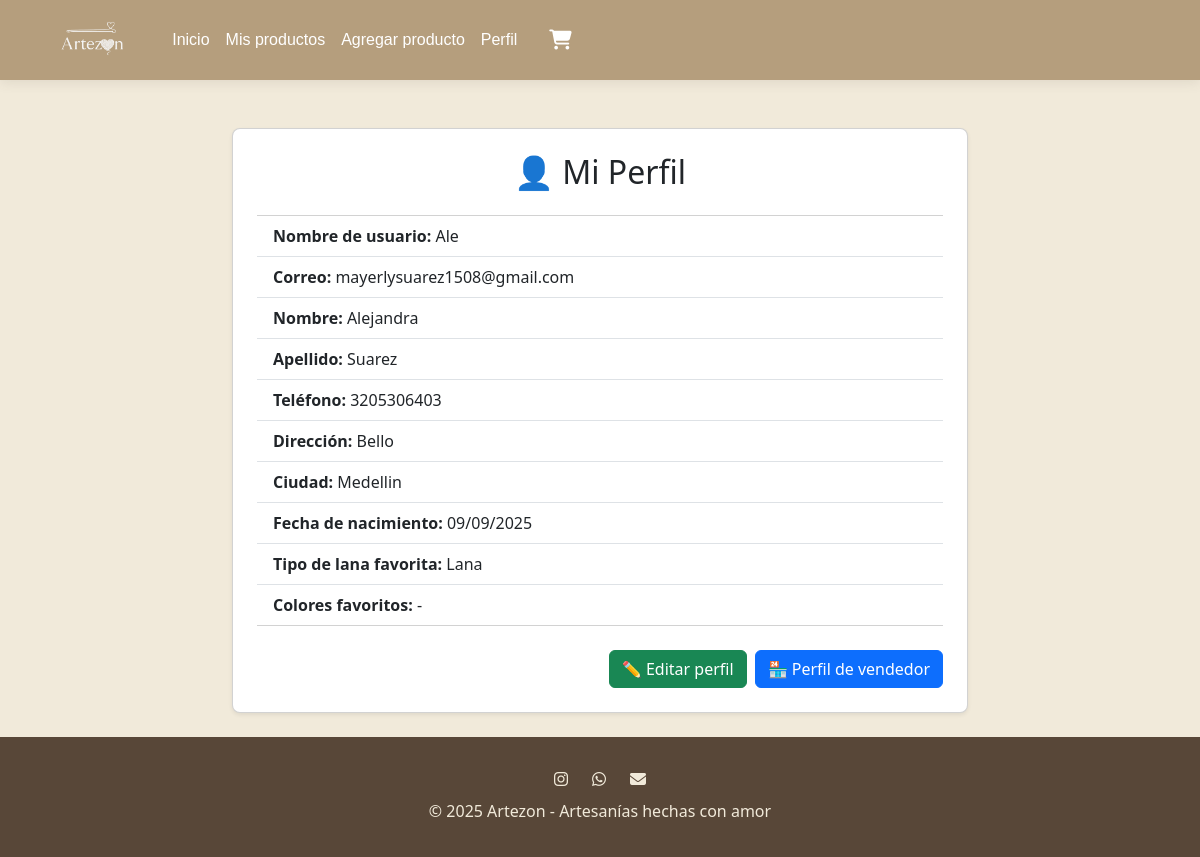
Screenshot of /profile/ (signed in) with the database file from the repository.
### productos/models.py (models this page shows, shortened)
class Profile(models.Model):
    user = models.OneToOneField(User, on_delete=models.CASCADE)
    telefono = models.CharField(max_length=20, blank=True, null=True)
    direccion = models.CharField(max_length=255, blank=True, null=True)
    fecha_nacimiento = models.DateField(blank=True, null=True)
    ciudad = models.CharField(max_length=100, blank=True, null=True)
    TIPO_LANA_CHOICES = [
        ("algodon", "Algodón"),
        ("lana", "Lana"),
        ("acrilico", "Acrílico"),
        ("mezcla", "Mezcla"),
    ]
    tipo_lana = models.CharField(
        max_length=20, choices=TIPO_LANA_CHOICES, blank=True
    )
    colores_favoritos = models.ManyToManyField(Color, blank=True)
    accesorios_favoritos = models.ManyToManyField(Accesorio, blank=True)

### productos/views.py (the view)
# urls.py: path("profile/", profile_view, name="profile"),
@login_required
def profile_view(request):
    profile = request.user.profile
    return render(request, "productos/profile.html", {"profile": profile})

### productos/templates/productos/profile.html
{% extends "base.html" %}
{% block content %}
<div class="container mt-5">
    <div class="row justify-content-center">
        <div class="col-md-8">
            <div class="card shadow-sm p-4 rounded-3">
                <h2 class="mb-4 text-center">👤 Mi Perfil</h2>
                <ul class="list-group list-group-flush mb-4">
                    <li class="list-group-item"><strong>Nombre de usuario:</strong> {{ request.user.username }}</li>
                    <li class="list-group-item"><strong>Correo:</strong> {{ request.user.email }}</li>
                    <li class="list-group-item"><strong>Nombre:</strong> {{ request.user.first_name|default:'-' }}</li>
                    <li class="list-group-item"><strong>Apellido:</strong> {{ request.user.last_name|default:'-' }}</li>
                    <li class="list-group-item"><strong>Teléfono:</strong> {{ profile.telefono|default:'-' }}</li>
                    <li class="list-group-item"><strong>Dirección:</strong> {{ profile.direccion|default:'-' }}</li>
                    <li class="list-group-item"><strong>Ciudad:</strong> {{ profile.ciudad|default:'-' }}</li>
                    <li class="list-group-item"><strong>Fecha de nacimiento:</strong> {{ profile.fecha_nacimiento|date:'d/m/Y'|default:'-' }}</li>
                    <li class="list-group-item"><strong>Tipo de lana favorita:</strong> {{ profile.get_tipo_lana_display|default:'-' }}</li>
                    <li class="list-group-item"><strong>Colores favoritos:</strong>
                        {% if profile.colores_favoritos.all %}
                            {% for color in profile.colores_favoritos.all %}
                                <span class="badge bg-success me-1">{{ color.nombre }}</span>
                            {% empty %}
                                -
                            {% endfor %}
                        {% else %}-{% endif %}
                    </li>
                </ul>
                <div class="d-flex justify-content-end gap-2">
                    <a href="{% url 'edit_profile' %}" class="btn btn-success">✏️ Editar perfil</a>
                    <a href="{% url 'store_profile' %}" class="btn btn-primary">🏪 Perfil de vendedor</a>
                </div>
            </div>
        </div>
    </div>
</div>
{% endblock %}

### static/css/styles.css (style rules this page uses)
:root { --vanilla: #F1EADA; --tobacco: #B59E7D; --mountain: #AAA396; --sand: #CEC1A8; --mahogany: #584738; }

### rows the page displays
Profile: telefono "3205306403", direccion "Bello", ciudad "Medellin", fecha_nacimiento "09/09/2025", tipo_lana "Lana"

### other values shown
{{ request.user.username }} "Ale"
{{ request.user.email }} "mayerlysuarez1508@gmail.com"
{{ request.user.first_name|default:'-' }} "Alejandra"
{{ request.user.last_name|default:'-' }} "Suarez"
